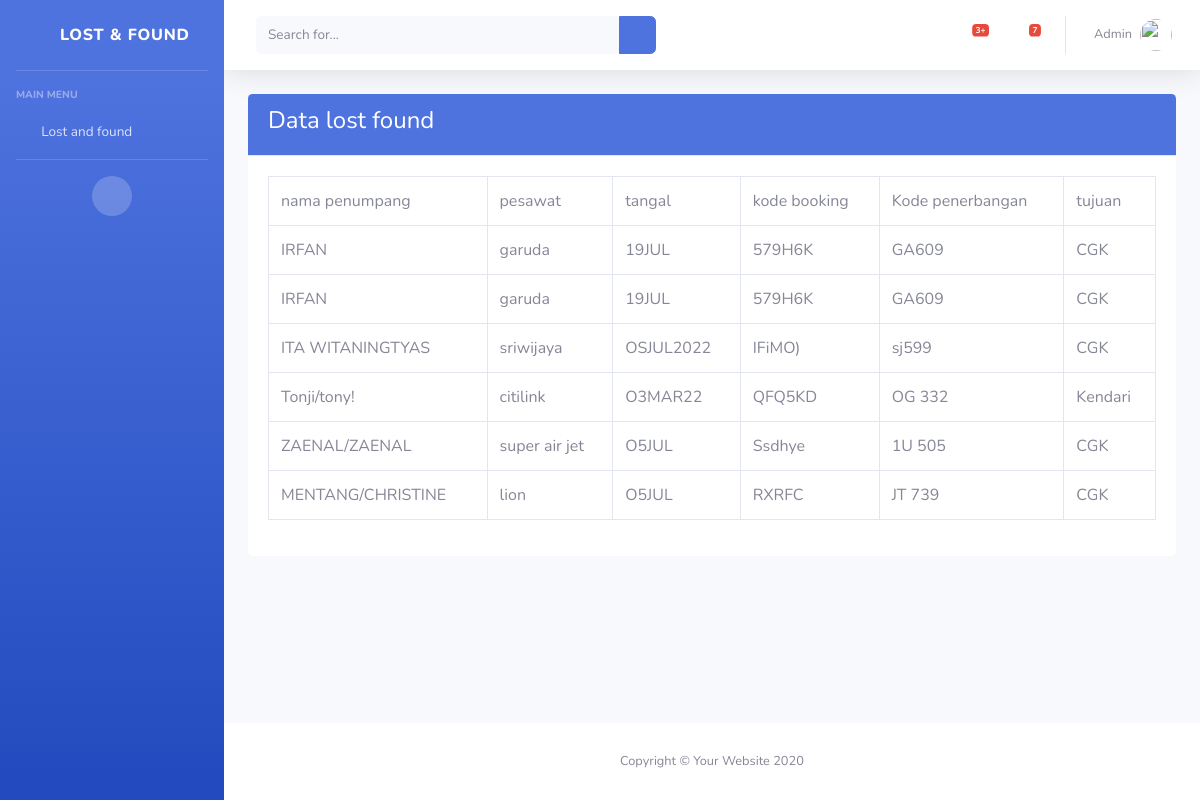
The app's page /pos with its own data.
### lost_found/models.py (models this page shows)
class Barang(models.Model):
    nama_penumpang = models.CharField(max_length=100)
    pesawat = models.CharField(max_length=100)
    kode_booking = models.CharField(max_length=100)
    kode_penerbangan = models.CharField(max_length=100, default='')
    tanggal = models.CharField(max_length=100)
    tujuan = models.CharField(max_length=100, default='')

### lost_found/views.py (the view)
# urls.py: path('pos', views.pos, name='pos'),
def pos(request):
    barang = Barang.objects.all()
    context = {
        "barang": barang
    }
    return render(request, 'pages/pos.html', context)

### lost_found/templates/pages/pos.html (shortened to what this page needs)
{% extends "base_pos.html" %} {% block content %}
<div class="card border-0">
  <div class="card-header bg-primary text-white">
    <h4>Data lost found</h4>
  </div>
  <div class="card-body">
    <table class="table table-bordered">
      <tr>
        <td>nama penumpang</td>
        <td>pesawat</td>
        <td>tangal</td>
        <td>kode booking</td>
        <td>Kode penerbangan</td>
        <td>tujuan</td>
      </tr>
      {% for i in barang %}
      <tr>
        <td>{{ i.nama_penumpang }}</td>
        <td>{{ i.pesawat }}</td>
        <td>{{ i.tanggal }}</td>
        <td>{{ i.kode_booking }}</td>
        <td>{{ i.kode_penerbangan }}</td>
        <td>{{ i.tujuan }}</td>
      </tr>
      {% endfor %}
    </table>
  </div>
</div>
{% endblock content %}

### lost_found/templates/base_pos.html (shortened to what this page needs)
<!DOCTYPE html>
{% load static %}
<html lang="en">
  <head>
    <link
      rel="stylesheet"
      href="{% static 'sbadmin/vendor/fontawesome-free/css/all.min.css' %}"
    />
    <link
      href="{% static 'sbadmin/css/sb-admin-2.min.css' %}"
      rel="stylesheet"
    />
  </head>
  <body id="page-top">
    <div id="wrapper">
      <ul
        class="navbar-nav bg-gradient-primary sidebar sidebar-dark accordion"
        id="accordionSidebar"
      >
        <a
          class="sidebar-brand d-flex align-items-center justify-content-center"
          href="index.html"
        >
          <div class="sidebar-brand-icon rotate-n-15">
            <i class="fas fa-laugh-wink"></i>
          </div>
          <div class="sidebar-brand-text mx-3">Lost & found <sup></sup></div>
        </a>
        <hr class="sidebar-divider my-0" />
        <div class="sidebar-heading mt-3">Main menu</div>
        <li class="nav-item">
          <a class="nav-link" href="pos">
            <i class="fas fa-fw fa-tachometer-alt"></i>
            <span>Lost and found</span></a
          >
        </li>
        <hr class="sidebar-divider" />
        <div class="text-center d-none d-md-inline">
          <button class="rounded-circle border-0" id="sidebarToggle"></button>
        </div>
      </ul>
      <div id="content-wrapper" class="d-flex flex-column">
        <div id="content">
          <nav
            class="navbar navbar-expand navbar-light bg-white topbar mb-4 static-top shadow"
          >
            <form
              class="d-none d-sm-inline-block form-inline mr-auto ml-md-3 my-2 my-md-0 mw-100 navbar-search"
            >
              <div class="input-group">
                <input
                  type="text"
                  class="form-control bg-light border-0 small"
                  placeholder="Search for..."
                  aria-label="Search"
                  aria-describedby="basic-addon2"
                />
                <div class="input-group-append">
                  <button class="btn btn-primary" type="button">
                    <i class="fas fa-search fa-sm"></i>
                  </button>
                </div>
              </div>
            </form>
            <ul class="navbar-nav ml-auto">
              <li class="nav-item dropdown no-arrow mx-1">
                <a
                  class="nav-link dropdown-toggle"
                  href="#"
                  id="alertsDropdown"
                  role="button"
                  data-toggle="dropdown"
                  aria-haspopup="true"
                  aria-expanded="false"
                >
                  <i class="fas fa-bell fa-fw"></i>
                  <span class="badge badge-danger badge-counter">3+</span>
                </a>
              </li>
              <li class="nav-item dropdown no-arrow mx-1">
                <a
                  class="nav-link dropdown-toggle"
                  href="#"
                  id="messagesDropdown"
                  role="button"
                  data-toggle="dropdown"
                  aria-haspopup="true"
                  aria-expanded="false"
                >
                  <i class="fas fa-envelope fa-fw"></i>
                  <span class="badge badge-danger badge-counter">7</span>
                </a>
              </li>
              <li class="nav-item dropdown no-arrow">
                <a
                  class="nav-link dropdown-toggle"
                  href="#"
                  id="userDropdown"
                  role="button"
                  data-toggle="dropdown"
                  aria-haspopup="true"
                  aria-expanded="false"
                >
                  <span class="mr-2 d-none d-lg-inline text-gray-600 small"
                    >Admin</span
                  >
                  <img
                    class="img-profile rounded-circle"
                    src="{% static '/sbadmin/img/undraw_profile.svg' %}"
                  />
                </a>
              </li>
            </ul>
          </nav>
          <div class="container-fluid">
            {% block content %}{% endblock %}
          </div>
        </div>
        <footer class="sticky-footer bg-white">
          <div class="container my-auto">
            <div class="copyright text-center my-auto">
              <span>Copyright &copy; Your Website 2020</span>
            </div>
          </div>
        </footer>
      </div>
    </div>
  </body>
</html>

### records on screen
Barang: nama_penumpang "IRFAN", pesawat "garuda", tanggal "19JUL", kode_booking "579H6K", kode_penerbangan "GA609", tujuan "CGK"
Barang: nama_penumpang "IRFAN", pesawat "garuda", tanggal "19JUL", kode_booking "579H6K", kode_penerbangan "GA609", tujuan "CGK"
Barang: nama_penumpang "ITA WITANINGTYAS", pesawat "sriwijaya", tanggal "OSJUL2022", kode_booking "IFiMO)", kode_penerbangan "sj599", tujuan "CGK"
Barang: nama_penumpang "Tonji/tony!", pesawat "citilink", tanggal "O3MAR22", kode_booking "QFQ5KD", kode_penerbangan "OG 332", tujuan "Kendari"
Barang: nama_penumpang "ZAENAL/ZAENAL", pesawat "super air jet", tanggal "O5JUL", kode_booking "Ssdhye", kode_penerbangan "1U 505", tujuan "CGK"
Barang: nama_penumpang "MENTANG/CHRISTINE", pesawat "lion", tanggal "O5JUL", kode_booking "RXRFC", kode_penerbangan "JT 739", tujuan "CGK"
